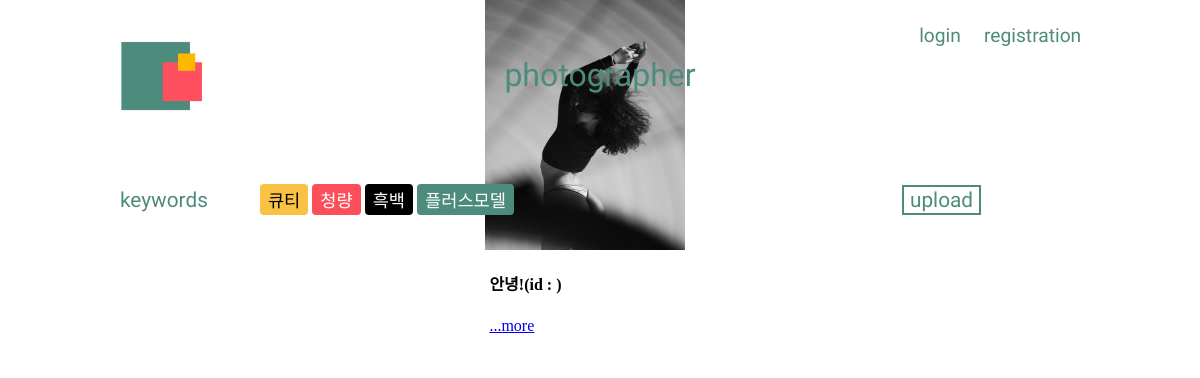
The page /posts/photo/filter/bnw/ on the database its author committed.
### posts/models.py (models this page shows, shortened)
class Photo(models.Model):
    title = models.CharField(max_length=20)
    text = models.TextField(default='', null=True, blank=True)
    image1 = models.ImageField(upload_to = 'images/')
    image2 = models.ImageField(upload_to = 'images/', default='', null=True, blank=True)
    image3 = models.ImageField(upload_to = 'images/', default='', null=True, blank=True)
    image4 = models.ImageField(upload_to = 'images/', default='', null=True, blank=True)
    image5 = models.ImageField(upload_to = 'images/', default='', null=True, blank=True)
    thumbnail = ImageSpecField(source='image1', processors=[ResizeToFill(120,80)], format='JPEG')
    CATEGORY_CHOICES = (
        ('큐티', '큐티'),
        ('청량', '청량'),
        ('흑백사진', '흑백사진'),
        ('플러스모델', '플러스모델'),
    )
    category = models.CharField(max_length=5, choices=CATEGORY_CHOICES, null=True)

### posts/views.py (the view)
# urls.py: path('photo/filter/bnw/', views.photo_filter_bnw, name="photo_filter_bnw"),
def photo_filter_bnw(request):
    photo_post_bnw = Photo.objects.filter(category="흑백사진")
    photo_bnw_paginator = Paginator(photo_post_bnw, 4)
    photo_bnw_page = request.GET.get('page')
    photo_bnw_posts = photo_bnw_paginator.get_page(photo_bnw_page)
    return render(request, 'photo/photo_filter_bnw.html', {'photo_post_bnw': photo_post_bnw,
                                                           'photo_bnw_posts': photo_bnw_posts,
                                                           'photo_bnw_paginator': photo_bnw_paginator, })

### posts/templates/photo/photo_filter_bnw.html (shortened to what this page needs)
{% extends 'photo/photo_base.html' %}
{% block content %}
            <div class="array">
                {% for bnws in photo_bnw_posts %}
                        <div class="card">
                            <div class="box-1">
                                <img src="{{ bnws.image1.url  }}" width="200" height="250" alt = "{{ bnws.title }}">
                            </div>
                            <div class="box-2">
                                <h4>{{ bnws.title }}(id : {{ user.username }})</h4>
                                <a href="{% url 'photo_detail' bnws.id %}"><p>{{ bnws.text|slice:":15" }}...more</p></a>
                            </div>
                        </div>
                {% endfor %}
            </div>
{% endblock content %}

### posts/static/css/model_photo.css (style rules this page uses)
body { margin: 0; padding: 0; overflow-x: hidden; }
.array { display: flex; flex-direction: row; width: 80%; margin-left: 10%; }
.card { margin: auto; display: block; width: 24%; height: 82%; }
.array > .card { background-color: white; border-radius: 4px; }
.box-2 { position: relative; background-color: white; width:96%; height: 20%; margin: 0 2%; padding: 0; }

### rows shown on the page
Photo: image1 (picture), title "안녕!"
